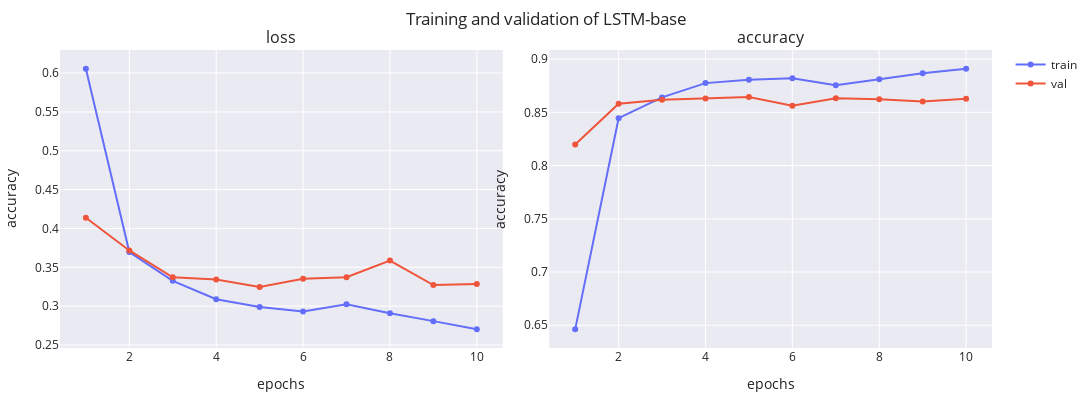

The notebook cell saved with this chart:
### Markdown cell above
The [simple RNN cell](https://keras.io/api/layers/recurrent_layers/simple_rnn/) with $|\mathcal{V}|=1000$ reaches 83.81% of test accuracy and is able to learn uppon the 95% of train data. We see that the vocabulary size plays an important role in the performance of the model: when using a small vocabulary size (e.g. 200) the performance does not reach more than the 80% of the accuracy. By increasing its value up to $|\mathcal{V}| = 1000$ we see 5 points of improvement in the evaluation set. In the next cells we maintain $|\mathcal{V}|=1000$ and substitute the simple RNN by two different recurrent cells: the [LSTM](https://keras.io/api/layers/recurrent_layers/lstm/) ([Hochreiter et al., 1997](https://www.bioinf.jku.at/publications/older/2604.pdf)) and the [GRU](https://keras.io/api/layers/recurrent_layers/gru/) ([Chung et al., 2014](https://arxiv.org/abs/1412.3555)). In the original papers, authors claimed to improve the performance of the simple RNN with a better inner representation of the temporal data flow by the introduction of different gates modeled with different learnable weights.

### Code cell
lstm_model = AmazonReviewsModel(1000, 64, LSTM, name='LSTM-base')
_, fig = lstm_model.train(dataset, f'{MODEL_PATH}/{lstm_model.name}.weights.h5', **train_default)
print(lstm_model.evaluate(dataset.X_test, dataset.y_test))
fig

### Figure 1 — Plotly figure (JSON) as saved in the notebook; plotly's stock layout.template omitted (floating-point values rounded to 4 significant figures)
{"data": [{"line": {"color": "#636EFA"}, "marker": {"color": "#636EFA"}, "mode": "lines+markers", "name": "train", "showlegend": true, "type": "scatter", "x": [1, 2, 3, 4, 5, 6, 7, 8, 9, 10], "xaxis": "x", "y": [0.6057, 0.3696, 0.3325, 0.3089, 0.299, 0.2932, 0.3023, 0.2908, 0.2807, 0.2701], "yaxis": "y"}, {"line": {"color": "#EF553B"}, "marker": {"color": "#EF553B"}, "mode": "lines+markers", "name": "val", "showlegend": true, "type": "scatter", "x": [1, 2, 3, 4, 5, 6, 7, 8, 9, 10], "xaxis": "x", "y": [0.4137, 0.3717, 0.3372, 0.3342, 0.3246, 0.3353, 0.3372, 0.3587, 0.3271, 0.3286], "yaxis": "y"}, {"line": {"color": "#636EFA"}, "marker": {"color": "#636EFA"}, "mode": "lines+markers", "name": "train", "showlegend": false, "type": "scatter", "x": [1, 2, 3, 4, 5, 6, 7, 8, 9, 10], "xaxis": "x2", "y": [0.6461, 0.8446, 0.8641, 0.8775, 0.8806, 0.8821, 0.8754, 0.8812, 0.8868, 0.8911], "yaxis": "y2"}, {"line": {"color": "#EF553B"}, "marker": {"color": "#EF553B"}, "mode": "lines+markers", "name": "val", "showlegend": false, "type": "scatter", "x": [1, 2, 3, 4, 5, 6, 7, 8, 9, 10], "xaxis": "x2", "y": [0.8198, 0.8582, 0.8618, 0.863, 0.8644, 0.8562, 0.8632, 0.8624, 0.8602, 0.8628], "yaxis": "y2"}], "layout": {"annotations": [{"font": {"size": 16}, "showarrow": false, "text": "loss", "x": 0.2375, "xanchor": "center", "xref": "paper", "y": 1, "yanchor": "bottom", "yref": "paper"}, {"font": {"size": 16}, "showarrow": false, "text": "accuracy", "x": 0.7625, "xanchor": "center", "xref": "paper", "y": 1, "yanchor": "bottom", "yref": "paper"}], "height": 400, "margin": {"b": 10, "l": 10, "r": 10, "t": 50}, "title": {"text": "Training and validation of LSTM-base"}, "width": 1200, "xaxis": {"anchor": "y", "domain": [0, 0.475], "title": {"text": "epochs"}}, "xaxis2": {"anchor": "y2", "domain": [0.525, 1], "title": {"text": "epochs"}}, "yaxis": {"anchor": "x", "domain": [0, 1], "title": {"text": "accuracy"}}, "yaxis2": {"anchor": "x2", "domain": [0, 1], "title": {"text": "accuracy"}}}}
